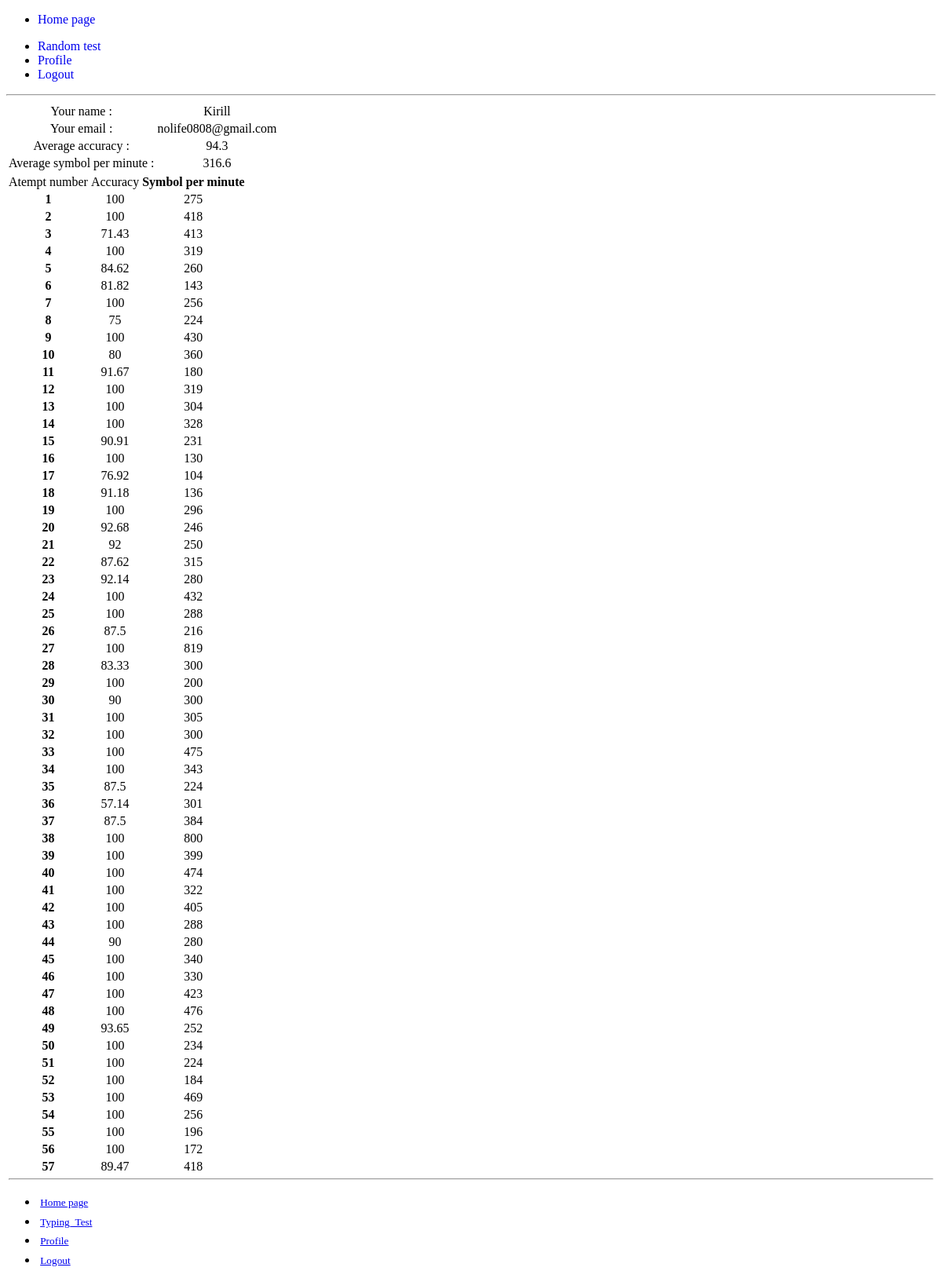
Screenshot of /profile (signed in) with the database file from the repository.
### application/models.py (models this page shows)
class User(Base, UserMixin):
    __tablename__= 'users'
    id = sqla.Column(sqla.Integer, primary_key=True, autoincrement=True)
    name = sqla.Column(sqla.String(100),nullable=False)
    email = sqla.Column(sqla.String, nullable=False, unique=True)
    password = sqla.Column(sqla.String(150), nullable=False)
    date_created = sqla.Column(sqla.String, default=datetime.now().astimezone())
    symbol_p_minute = sqla.Column(sqla.String, default=None)
    accuracy = sqla.Column(sqla.String, default=None)

### application/blueprints.py (the view)
@user_profile_bp.route('/profile', methods=['GET','POST'])
@login_required
def profile():
    user = get_user_by_email(current_user.email)
    avg_accuracy = [float(i) for i in user.accuracy.split()]
    avg_accuracy = round(sum(avg_accuracy)/len(avg_accuracy),1)
    avg_symbol_p_minute = [float(i) for i in user.symbol_p_minute.split()]
    avg_symbol_p_minute = round(sum(avg_symbol_p_minute)/len(avg_symbol_p_minute),1)
    return render_template('profile.html', user = user, avg_accuracy = avg_accuracy,avg_symbol_p_minute= avg_symbol_p_minute)

### application/__init__.py (called while the page is built)
def create_app(test_config=None):
    app = Flask(__name__, instance_relative_config=True)
    app.register_blueprint(auth_bp)
    app.register_blueprint(user_profile_bp)
    app.register_blueprint(views)
    app.register_blueprint(admin_bp)
    from .database import  init_db
    app.config.from_mapping(
        SECRET_KEY='dev',
        DATABASE=os.path.join(app.instance_path, 'application.sqlite'))
    if test_config is None:
        app.config.from_pyfile('config.py', silent=True)
    else:
        app.config.from_mapping(test_config)
    try:
        os.makedirs(app.instance_path)
    except OSError:
        pass
    init_db()
    login_manager = LoginManager()
    login_manager.init_app(app)
    @login_manager.user_loader
    def load_user(user_id:str):
        return get_user(user_id)
    return app

### application/database.py (called while the page is built)
def session_decorator(func):
    with Session(engine) as session:
        def session_wrapper(*args):
            return func(*args,session)
    return session_wrapper

@session_decorator
def get_user(id:str,session):
    return session.get(User, id)

@session_decorator
def get_user_by_email(email:str,session):
    user = session.scalars(sqla.select(User).where(User.email == email)).first()
    return user

### application/templates/profile.html (shortened to what this page needs)
{%extends 'base.html'%}
{%block main_content%}
<table >
    <tbody>
        <tr>
        <td>Your name :</td>
        <td>{{user.name}}</td>
        </tr>
        <tr>
            <td>Your email :</td>
            <td>{{user.email}}</td>
        </tr>
        <tr>
            <td>Average accuracy :</td>
            <td>{{avg_accuracy}}</td>
        <tr>
            <td>Average symbol per minute :</td>
            <td>{{avg_symbol_p_minute}}</td>
        </tr>
    </tbody>
</table>
<table class="striped">
    <tbody>
        <tr>
            <td scope="col">Atempt number</th>
            <td scope="col">Accuracy</th>
            <th scope="col">Symbol per minute</th>
          </tr>
    {% for i in range(user.accuracy.split()|count)%}
      <tr>
        <th scope="row">{{i+1}}</th>
        <td>{{user.accuracy.split()[i]}}</td>
        <td>{{user.symbol_p_minute.split()[i]}}</td>
      </tr>
    {%endfor%}
    </tbody>
  </table>
{%endblock%}

### application/templates/base.html (shortened to what this page needs)
<!DOCTYPE html>
<html lang="en">
<head>
    <link rel="stylesheet" href="https://cdn.jsdelivr.net/npm/@picocss/pico@2/css/pico.pumpkin.min.css"/>
    <link rel="stylesheet" type="text/css" href="{{url_for('static',filename='css/styles.css')}}">
</head>
<body>
<main class="container">
  {%include 'header.html'%}
    {% block main_content %}{%endblock%}
</main>
</body>
{%include 'footer.html'%}
</html>

### application/templates/header.html (shortened to what this page needs)
<header>
<nav>
    <ul>
      <li><a href="/">Home page</a></li>
    </ul>
    <ul>
      <li><a href="/typing_test">Random test</a></li>
      {% if current_user.is_authenticated%}
      <li><a href="/profile">Profile</a></li>
      <li><a href="/logout">Logout</a></li>
      {%endif%}
    </ul>
  </nav>
  <hr>
</header>

### application/templates/footer.html (shortened to what this page needs)
<footer>
<nav aria-label="breadcrumb" class="breadcrumb">
    <div>
<hr>
    <ul>
      <li><a href="/"><small>Home page</small></a></li>
      <li><a href="/typing_test"><small>Typing_Test</small></a></li>
      {% if current_user.is_authenticated%}
      <li><a href="/profile"><small>Profile</small></a></li>
      <li><a href="/logout"><small>Logout</small></a></li>
      {%endif%}
    </ul>
</div>
  </nav>
</footer>

### application/static/css/styles.css (style rules this page uses)
:root { --pico-primary-background: #d24317; --pico-font-size: 1.5rem; --word_amount_slider: 1; }
table tr,table th,table td { text-align: center; }
.breadcrumb div { margin: auto; }
div>hr { margin: 0.2rem; }
.breadcrumb div ul li { padding: 0.2rem; }
footer { position: relative; bottom: 0vh; width: 100%; }
footer nav { position: relative; margin: auto; }
header hr { margin-top: 0; }
header nav a { text-decoration: none; }

### rows the page displays
User: name "Kirill", email "nolife0808@gmail.com", accuracy "100" "100" "71.43" "100" "84.62" "81.82" "100" "75" "100" "80" "91.67" "100" "100" "100" "90.91" "100" "76.92" "91.18" "100" "92.68" "92" "87.62" "92.14" "100" "100" "87.5" "100" "83.33" "100" "90" "100" "100" "100" "100" "87.5" "57.14" "87.5" "100" "100" "100" "100" "100" "100" "90" "100" "100" "100" "100" "93.65" "100" "100" "100" "100" "100" "100" "100" "89.47", symbol_p_minute "275" "418" "413" "319" "260" "143" "256" "224" "430" "360" "180" "319" "304" "328" "231" "130" "104" "136" "296" "246" "250" "315" "280" "432" "288" "216" "819" "300" "200" "300" "305" "300" "475" "343" "224" "301" "384" "800" "399" "474" "322" "405" "288" "280" "340" "330" "423" "476" "252" "234" "224" "184" "469" "256" "196" "172" "418"

### other values shown
{{ avg_accuracy }} "94.3"
{{ avg_symbol_p_minute }} "316.6"
{{ i+1 }} "1" "2" "3" "4" "5" "6" "7" "8" "9" "10" "11" "12" "13" "14" "15" "16" "17" "18" "19" "20" "21" "22" "23" "24" "25" "26" "27" "28" "29" "30" "31" "32" "33" "34" "35" "36" "37" "38" "39" "40" "41" "42" "43" "44" "45" "46" "47" "48" "49" "50" "51" "52" "53" "54" "55" "56" "57"
